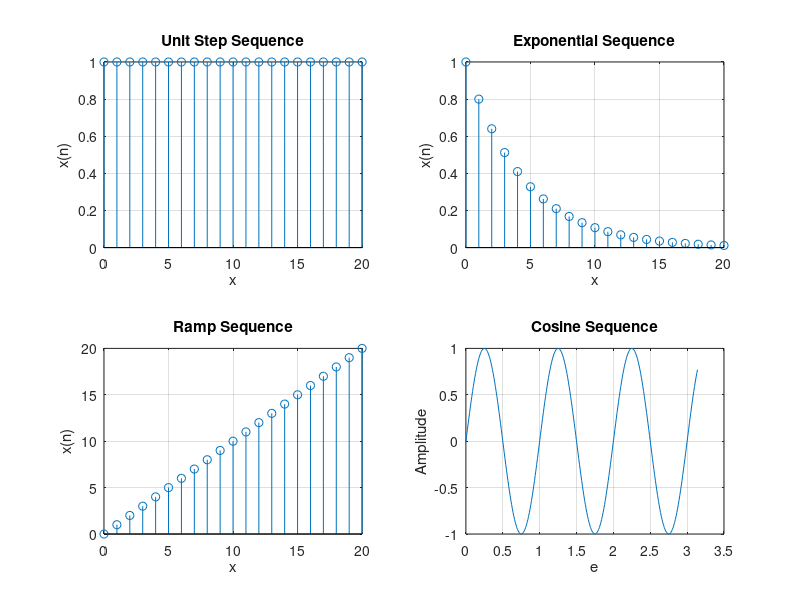

The MATLAB script that drew this image:
% Variables for all the plots
clc;
close all;
clear all;
N = 21;
y = ones(1,N);
n = 0:N-1;

%Unit Step Sequence
subplot(2,2,1);
stem(n, y);
grid on;
xlabel('x');
ylabel('x(n)');
title('Unit Step Sequence');

%exponential Sequence;
x2 = 0.8.^(n);
subplot(2,2,2);
stem(n, x2);
grid on;
xlabel('x');
ylabel('x(n)');
title('Exponential Sequence');

%Ramp Sequence
x3 = 0:N-1;
subplot(2,2,3);
stem(n, x3);
grid on;
xlabel('x');
ylabel('x(n)');
title('Ramp Sequence');

%Sinusoidal Seqence
t = 0:0.01:pi;
a = sin(2*pi*t);
subplot(2,2,4);
plot(t,a);
grid on;
xlabel('e');
ylabel('Amplitude');
title('Sinusoidal Sequence');

%Cosine Sequence
b = cos(2*pi*t);
subplot(2,2,4);
plot(t,a);
grid on;
xlabel('e');
ylabel('Amplitude');
title('Cosine Sequence');

